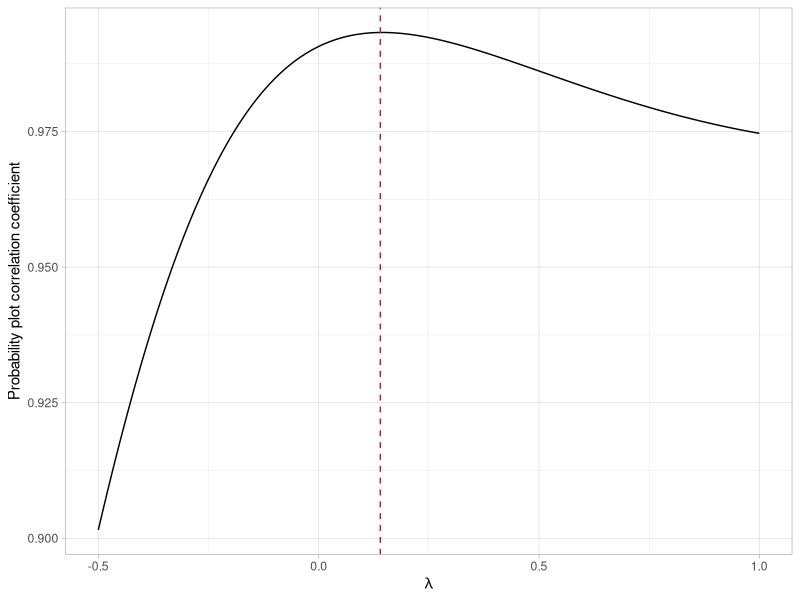
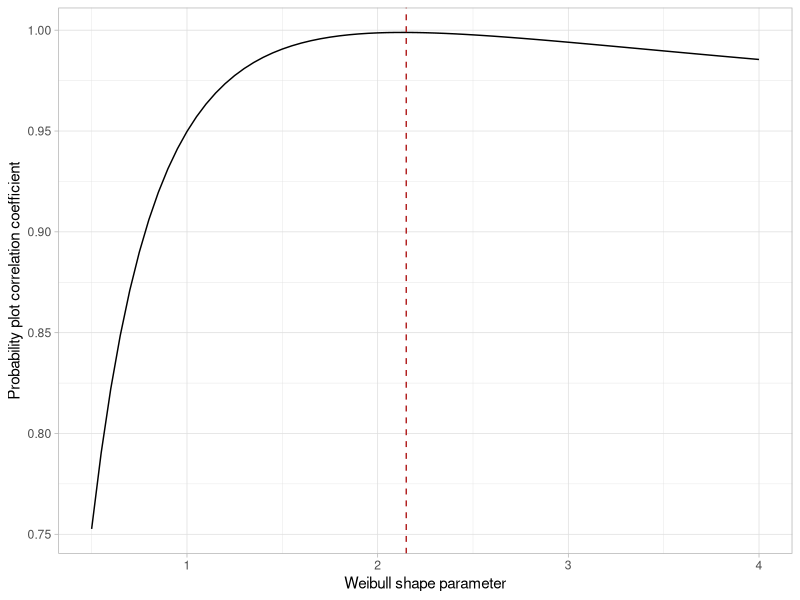

Generate these figures, in order, with R:
## ---- chunk 1
#| code-fold: true
#| label: setup-ppcc-plot
#| message: false
library(tidyverse)

# Uniform order statistic medians (Filliben, 1975)
uniform_medians <- function(n) {
  i <- seq_len(n)
  m <- numeric(n)
  m[1] <- 1 - 0.5^(1 / n)
  m[n] <- 0.5^(1 / n)
  if (n > 2) m[2:(n - 1)] <- (i[2:(n - 1)] - 0.3175) / (n + 0.365)
  m
}

# For a series of candidate shape-parameter values, generate the
# probability-plot order statistic medians from `qfun(p, shape)`,
# correlate them with the sorted data, and return the correlation
# (the probability plot correlation coefficient) as a function of shape.
ppcc_curve <- function(x, shapes, qfun) {
  n <- length(x)
  mm <- uniform_medians(n)
  xs <- sort(x)
  vapply(shapes, function(s) cor(xs, qfun(mm, s)), numeric(1))
}

ppcc_plot <- function(x, shapes, qfun, xlab = "Shape parameter") {
  ppcc <- ppcc_curve(x, shapes, qfun)
  best <- shapes[which.max(ppcc)]

  p <- tibble(shape = shapes, ppcc = ppcc) |>
    ggplot(aes(shape, ppcc)) +
    geom_line() +
    geom_vline(xintercept = best, linetype = "dashed", color = "firebrick") +
    labs(x = xlab, y = "Probability plot correlation coefficient") +
    theme_light()

  list(plot = p, best_shape = best, max_ppcc = max(ppcc))
}

# Tukey-Lambda percent point function (quantile function)
qtukey_lambda <- function(p, lambda) {
  if (abs(lambda) < 1e-8) return(log(p / (1 - p)))
  (p^lambda - (1 - p)^lambda) / lambda
}
## ---- chunk 2
#| code-fold: true
#| label: fig-ppcc-plot-sample
#| fig-cap: "Tukey-Lambda PPCC plot of 100 synthetic normal random numbers"
set.seed(7)
normal_sample <- rnorm(100)
shapes_fine <- seq(-0.5, 1, by = 0.01)
result_sample <- ppcc_plot(normal_sample, shapes_fine, qtukey_lambda, xlab = expression(lambda))
result_sample$plot
## ---- chunk 3
#| code-fold: true
#| label: ppcc-plot-sample-best
tibble(best_lambda = result_sample$best_shape, max_ppcc = result_sample$max_ppcc)
## ---- chunk 4
#| code-fold: true
#| label: fig-ppcc-plot-verification
#| fig-cap: "PPCC plot for synthetic Weibull(shape = 2) data, recovering the true shape parameter"
set.seed(7)
weib_check <- rweibull(500, shape = 2, scale = 1)
shapes_weib <- seq(0.5, 4, by = 0.05)
result_check <- ppcc_plot(
  weib_check,
  shapes_weib,
  function(p, shape) qweibull(p, shape = shape, scale = 1),
  xlab = "Weibull shape parameter"
)
result_check$plot
## ---- chunk 5
#| code-fold: true
#| label: ppcc-plot-verification-best
tibble(best_shape = result_check$best_shape, max_ppcc = result_check$max_ppcc)
